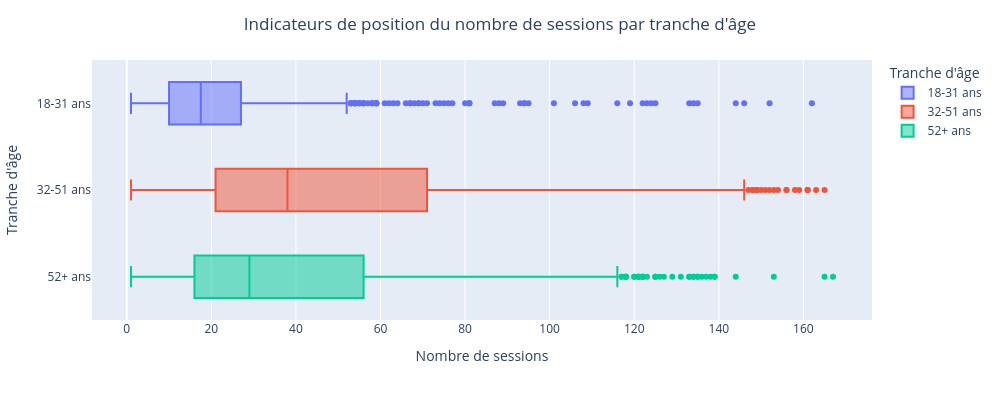

Notebook source saved alongside this figure:
### Code cell
fig = px.box(
    df_customers, y="age_group", x="session_count", color="age_group",
    labels={"age_group":"Tranche d'âge","session_count":"Nombre de sessions"},
    category_orders={"age_group":["18-31 ans","32-51 ans","52+ ans"]},
)
fig.update_layout(title="Indicateurs de position du nombre de sessions par tranche d'âge", title_x=0.5, width=1000, height=400)
fig.show()

### Figure 1 — Plotly figure (JSON) as saved in the notebook; plotly's stock layout.template omitted (floating-point values rounded to 4 significant figures; data arrays with more than 128 entries replaced by an {"elided": "..."} marker saying what was removed)
{"data": [{"alignmentgroup": "True", "hovertemplate": "Tranche d'âge=%{y}<br>Nombre de sessions=%{x}<extra></extra>", "legendgroup": "18-31 ans", "marker": {"color": "#636efa"}, "name": "18-31 ans", "notched": false, "offsetgroup": "18-31 ans", "orientation": "h", "showlegend": true, "type": "box", "x": {"elided": "2410 int values"}, "x0": " ", "xaxis": "x", "y": {"elided": "2410 str values"}, "y0": " ", "yaxis": "y"}, {"alignmentgroup": "True", "hovertemplate": "Tranche d'âge=%{y}<br>Nombre de sessions=%{x}<extra></extra>", "legendgroup": "32-51 ans", "marker": {"color": "#EF553B"}, "name": "32-51 ans", "notched": false, "offsetgroup": "32-51 ans", "orientation": "h", "showlegend": true, "type": "box", "x": {"elided": "3381 int values"}, "x0": " ", "xaxis": "x", "y": {"elided": "3381 str values"}, "y0": " ", "yaxis": "y"}, {"alignmentgroup": "True", "hovertemplate": "Tranche d'âge=%{y}<br>Nombre de sessions=%{x}<extra></extra>", "legendgroup": "52+ ans", "marker": {"color": "#00cc96"}, "name": "52+ ans", "notched": false, "offsetgroup": "52+ ans", "orientation": "h", "showlegend": true, "type": "box", "x": {"elided": "2805 int values"}, "x0": " ", "xaxis": "x", "y": {"elided": "2805 str values"}, "y0": " ", "yaxis": "y"}], "layout": {"boxmode": "overlay", "height": 400, "legend": {"title": {"text": "Tranche d'âge"}, "tracegroupgap": 0}, "margin": {"t": 60}, "title": {"text": "Indicateurs de position du nombre de sessions par tranche d'âge", "x": 0.5}, "width": 1000, "xaxis": {"anchor": "y", "domain": [0, 1], "title": {"text": "Nombre de sessions"}}, "yaxis": {"anchor": "x", "categoryarray": ["52+ ans", "32-51 ans", "18-31 ans"], "categoryorder": "array", "domain": [0, 1], "title": {"text": "Tranche d'âge"}}}}
